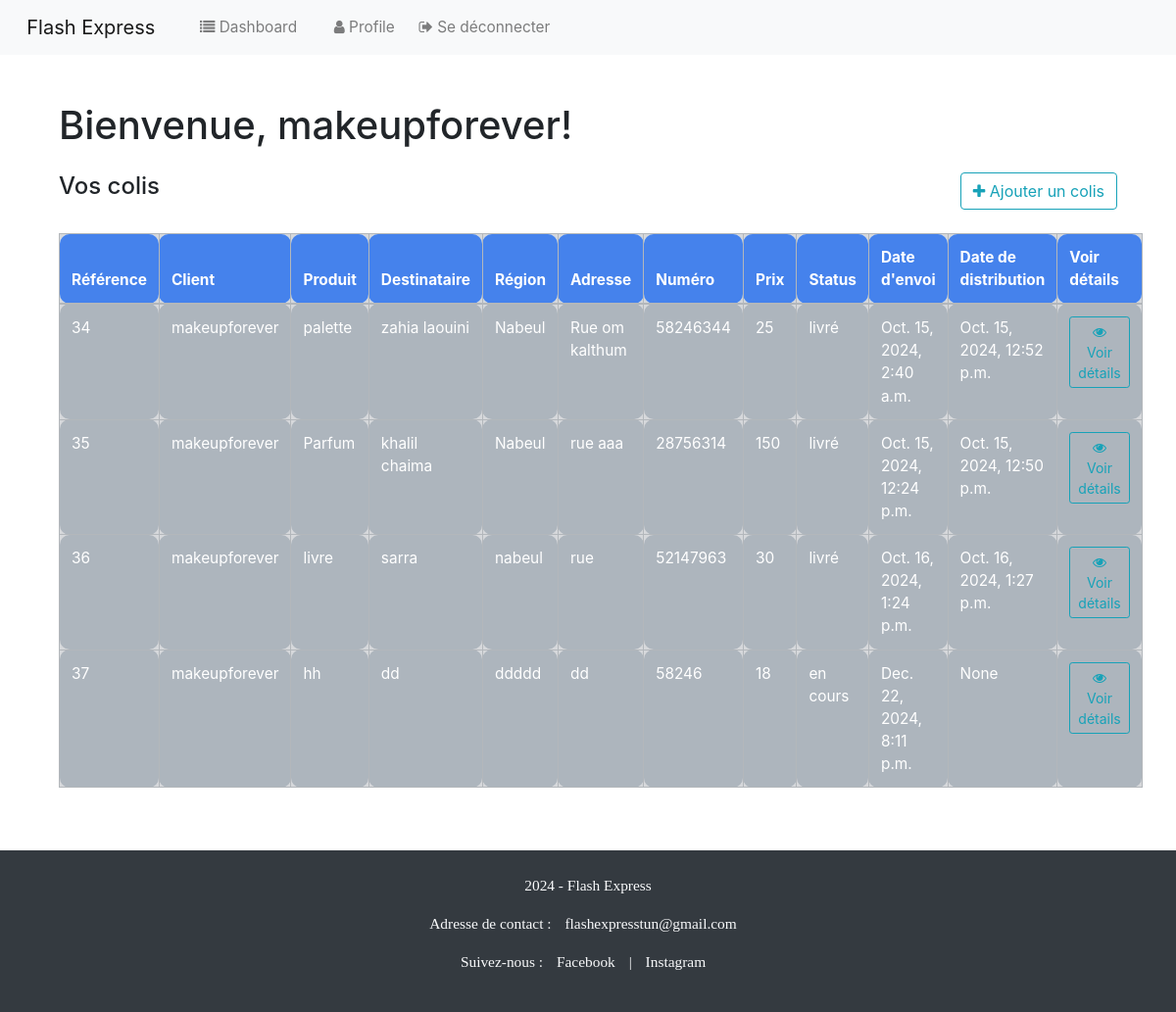
The app's page /user_dashboard/ (signed in) with its own data.
### colis/models.py (models this page shows, shortened)
class Colis(models.Model):
    STATUS_CHOICES = (
        ('en cours', 'Pending'),
        ('livré', 'Accpted'),
        ('annulé', 'Refused'), )
    default_user = User.objects.get(pk=1)
    user = models.ForeignKey(User, on_delete=models.SET_NULL,null=True, blank=True , default=default_user.id)
    code = models.BigAutoField(primary_key=True)
    nom_produits = models.CharField(max_length=100)
    nom_destinataire = models.CharField(max_length=100)
    adr_destinataire = models.CharField(max_length=30)
    region = models.CharField(max_length=30)
    num_destinataire = models.CharField(max_length=100)
    prix = models.CharField(max_length=100)
    status = models.CharField(max_length=20, choices=STATUS_CHOICES, default='en cours')
    date_distribution = models.DateTimeField(null=True, blank=True)
    date_envoi = models.DateTimeField(null=True, blank=True)

### colis/views.py (the view)
# urls.py: path('user_dashboard/', views.user_dashboard, name='user_dashboard'),
@login_required(login_url='login')
def user_dashboard(request):
    user_colis = Colis.objects.filter(user=request.user) #shows colis of that specific user
    context={'user_colis':user_colis}
    return render(request, 'colis/user_dashboard.html', context)

### colis/templates/colis/user_dashboard.html
{% extends 'colis/base.html' %}
{% block content %}
<div class="container">
    <h1 class="my-4">Bienvenue, {{ user.username }}!</h1>
    <div class="d-flex justify-content-between mb-4">
        <h4>Vos colis</h4>
        <a class="btn btn-outline-info" href="{% url 'new_colis' %}">
            <i class="fa fa-plus"></i> Ajouter un colis
        </a>
    </div>
    {% if user_colis %}
        <table class="table table-secondary table-hover table-bordered">
            <thead class="table-primary">
                <tr>
                    <th scope="col">Référence</th>
                    <th scope="col">Client</th>
                    <th scope="col">Produit</th>
                    <th scope="col">Destinataire</th>
                    <th scope="col">Région</th>
                    <th scope="col">Adresse</th>
                    <th scope="col">Numéro  </th>
                    <th scope="col">Prix</th>
                    <th scope="col">Status </th>
                    <th scope="col">Date d'envoi</th>
                    <th scope="col">Date de distribution</th>
                    <th scope="col">Voir détails</th>
                </tr>
            </thead>
            <tbody>
                {% for user_coli in user_colis %}
                    <tr>
                        <td>{{ user_coli.code }}</td>
                        <td>{{ user_coli.user }}</td>
                        <td>{{ user_coli.nom_produits }}</td>
                        <td>{{ user_coli.nom_destinataire }}</td>
                        <td>{{ user_coli.region }}</td>
                        <td>{{ user_coli.adr_destinataire }}</td>
                        <td>{{ user_coli.num_destinataire }}</td>
                        <td>{{ user_coli.prix }}</td>
                        <td>{{ user_coli.status }}</td>
                        <td>{{ user_coli.date_envoi }}</td>
                        <td>{{ user_coli.date_distribution }}</td>
                        <td>
                            <a class="btn btn-outline-info btn-sm" href="{% url 'user_coli' user_coli.code %}">
                                <i class="fa fa-eye" aria-hidden="true"></i> Voir détails
                            </a>
                        </td>
                    </tr>
                {% endfor %}
            </tbody>
        </table>
    {% else %}
        <div class="alert alert-info">
            <p>Aucun colis n'a été trouvé.</p>
        </div>
    {% endif %}
</div>
{% endblock %}

### static/css/styles.css (style rules this page uses)
th, td { padding: 8px; text-align: left; border-radius: 10px; }

### records on screen
Colis: code "34", user "makeupforever", nom_produits "palette", nom_destinataire "zahia laouini", region "Nabeul", adr_destinataire "Rue om kalthum", num_destinataire "58246344", prix "25", status "livré", date_envoi "Oct. 15, 2024, 2:40 a.m.", date_distribution "Oct. 15, 2024, 12:52 p.m."
Colis: code "35", user "makeupforever", nom_produits "Parfum", nom_destinataire "khalil chaima", region "Nabeul", adr_destinataire "rue aaa", num_destinataire "28756314", prix "150", status "livré", date_envoi "Oct. 15, 2024, 12:24 p.m.", date_distribution "Oct. 15, 2024, 12:50 p.m."
Colis: code "36", user "makeupforever", nom_produits "livre", nom_destinataire "sarra", region "nabeul", adr_destinataire "rue", num_destinataire "52147963", prix "30", status "livré", date_envoi "Oct. 16, 2024, 1:24 p.m.", date_distribution "Oct. 16, 2024, 1:27 p.m."
Colis: code "37", user "makeupforever", nom_produits "hh", nom_destinataire "dd", region "ddddd", adr_destinataire "dd", num_destinataire "58246", prix "18", status "en cours", date_envoi "Dec. 22, 2024, 8:11 p.m.", date_distribution "None"

### other values on screen
{{ user.username }} "makeupforever"
